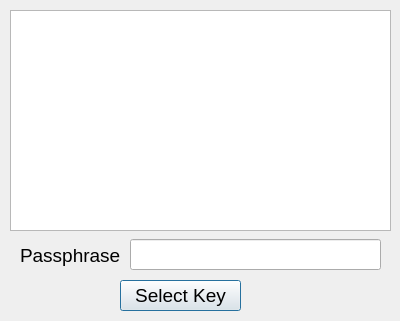
<?xml version="1.0" encoding="UTF-8"?>
<ui version="4.0">
 <class>PrivateKeySelectorDialog</class>
 <widget class="QDialog" name="PrivateKeySelectorDialog">
  <property name="geometry">
   <rect>
    <x>0</x>
    <y>0</y>
    <width>400</width>
    <height>321</height>
   </rect>
  </property>
  <property name="windowTitle">
   <string>Choose an Existing Private Key</string>
  </property>
  <widget class="QListWidget" name="keyListWidget">
   <property name="geometry">
    <rect>
     <x>10</x>
     <y>10</y>
     <width>381</width>
     <height>221</height>
    </rect>
   </property>
  </widget>
  <widget class="QLabel" name="passphraseLabel">
   <property name="geometry">
    <rect>
     <x>20</x>
     <y>240</y>
     <width>101</width>
     <height>31</height>
    </rect>
   </property>
   <property name="font">
    <font>
     <pointsize>14</pointsize>
    </font>
   </property>
   <property name="text">
    <string>Passphrase:</string>
   </property>
  </widget>
  <widget class="QPushButton" name="selectKeyButton">
   <property name="geometry">
    <rect>
     <x>120</x>
     <y>280</y>
     <width>121</width>
     <height>31</height>
    </rect>
   </property>
   <property name="font">
    <font>
     <pointsize>14</pointsize>
    </font>
   </property>
   <property name="text">
    <string>Select Key</string>
   </property>
  </widget>
  <widget class="QLineEdit" name="lineEdit">
   <property name="geometry">
    <rect>
     <x>130</x>
     <y>239</y>
     <width>251</width>
     <height>31</height>
    </rect>
   </property>
   <property name="font">
    <font>
     <pointsize>14</pointsize>
    </font>
   </property>
  </widget>
 </widget>
 <resources/>
 <connections/>
</ui>
